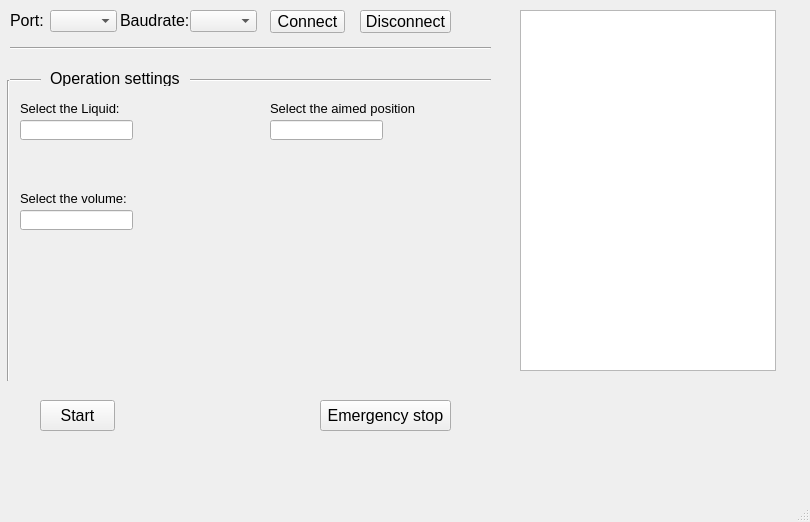
<?xml version="1.0" encoding="UTF-8"?>
<ui version="4.0">
 <class>MainWindow</class>
 <widget class="QMainWindow" name="MainWindow">
  <property name="geometry">
   <rect>
    <x>0</x>
    <y>0</y>
    <width>810</width>
    <height>522</height>
   </rect>
  </property>
  <property name="windowTitle">
   <string>LHR</string>
  </property>
  <widget class="QWidget" name="centralwidget">
   <widget class="QLabel" name="label">
    <property name="geometry">
     <rect>
      <x>10</x>
      <y>10</y>
      <width>41</width>
      <height>21</height>
     </rect>
    </property>
    <property name="font">
     <font>
      <family>Arial</family>
      <pointsize>12</pointsize>
     </font>
    </property>
    <property name="text">
     <string>Port:</string>
    </property>
    <property name="textFormat">
     <enum>Qt::AutoText</enum>
    </property>
   </widget>
   <widget class="QComboBox" name="comboBox">
    <property name="geometry">
     <rect>
      <x>50</x>
      <y>10</y>
      <width>67</width>
      <height>22</height>
     </rect>
    </property>
   </widget>
   <widget class="QLabel" name="label_2">
    <property name="geometry">
     <rect>
      <x>120</x>
      <y>10</y>
      <width>81</width>
      <height>21</height>
     </rect>
    </property>
    <property name="font">
     <font>
      <family>Arial</family>
      <pointsize>12</pointsize>
     </font>
    </property>
    <property name="text">
     <string>Baudrate:</string>
    </property>
   </widget>
   <widget class="QComboBox" name="comboBox_2">
    <property name="geometry">
     <rect>
      <x>190</x>
      <y>10</y>
      <width>67</width>
      <height>22</height>
     </rect>
    </property>
   </widget>
   <widget class="QPushButton" name="pushButton">
    <property name="geometry">
     <rect>
      <x>270</x>
      <y>10</y>
      <width>75</width>
      <height>23</height>
     </rect>
    </property>
    <property name="font">
     <font>
      <family>Arial</family>
      <pointsize>12</pointsize>
     </font>
    </property>
    <property name="text">
     <string>Connect</string>
    </property>
   </widget>
   <widget class="QPushButton" name="pushButton_2">
    <property name="geometry">
     <rect>
      <x>360</x>
      <y>10</y>
      <width>91</width>
      <height>23</height>
     </rect>
    </property>
    <property name="font">
     <font>
      <family>Arial</family>
      <pointsize>12</pointsize>
     </font>
    </property>
    <property name="text">
     <string>Disconnect</string>
    </property>
   </widget>
   <widget class="Line" name="line">
    <property name="geometry">
     <rect>
      <x>10</x>
      <y>40</y>
      <width>481</width>
      <height>16</height>
     </rect>
    </property>
    <property name="orientation">
     <enum>Qt::Horizontal</enum>
    </property>
   </widget>
   <widget class="QLabel" name="label_3">
    <property name="geometry">
     <rect>
      <x>50</x>
      <y>70</y>
      <width>141</width>
      <height>16</height>
     </rect>
    </property>
    <property name="font">
     <font>
      <family>Arial</family>
      <pointsize>12</pointsize>
     </font>
    </property>
    <property name="text">
     <string>Operation settings</string>
    </property>
   </widget>
   <widget class="Line" name="line_2">
    <property name="geometry">
     <rect>
      <x>10</x>
      <y>70</y>
      <width>31</width>
      <height>20</height>
     </rect>
    </property>
    <property name="orientation">
     <enum>Qt::Horizontal</enum>
    </property>
   </widget>
   <widget class="Line" name="line_3">
    <property name="geometry">
     <rect>
      <x>0</x>
      <y>80</y>
      <width>16</width>
      <height>301</height>
     </rect>
    </property>
    <property name="orientation">
     <enum>Qt::Vertical</enum>
    </property>
   </widget>
   <widget class="QLabel" name="label_4">
    <property name="geometry">
     <rect>
      <x>20</x>
      <y>100</y>
      <width>221</width>
      <height>16</height>
     </rect>
    </property>
    <property name="font">
     <font>
      <family>Arial</family>
      <pointsize>10</pointsize>
     </font>
    </property>
    <property name="text">
     <string>Select the Liquid:</string>
    </property>
   </widget>
   <widget class="Line" name="line_4">
    <property name="geometry">
     <rect>
      <x>190</x>
      <y>70</y>
      <width>301</width>
      <height>21</height>
     </rect>
    </property>
    <property name="orientation">
     <enum>Qt::Horizontal</enum>
    </property>
   </widget>
   <widget class="QLineEdit" name="lineEdit">
    <property name="geometry">
     <rect>
      <x>20</x>
      <y>210</y>
      <width>113</width>
      <height>20</height>
     </rect>
    </property>
    <property name="text">
     <string/>
    </property>
   </widget>
   <widget class="QLabel" name="label_5">
    <property name="geometry">
     <rect>
      <x>20</x>
      <y>190</y>
      <width>131</width>
      <height>16</height>
     </rect>
    </property>
    <property name="font">
     <font>
      <family>Arial</family>
      <pointsize>10</pointsize>
     </font>
    </property>
    <property name="text">
     <string>Select the volume:</string>
    </property>
   </widget>
   <widget class="QPushButton" name="pushButton_3">
    <property name="geometry">
     <rect>
      <x>40</x>
      <y>400</y>
      <width>75</width>
      <height>31</height>
     </rect>
    </property>
    <property name="font">
     <font>
      <family>Arial</family>
      <pointsize>12</pointsize>
     </font>
    </property>
    <property name="text">
     <string>Start</string>
    </property>
   </widget>
   <widget class="QPushButton" name="pushButton_4">
    <property name="geometry">
     <rect>
      <x>320</x>
      <y>400</y>
      <width>131</width>
      <height>31</height>
     </rect>
    </property>
    <property name="font">
     <font>
      <family>Arial</family>
      <pointsize>12</pointsize>
     </font>
    </property>
    <property name="text">
     <string>Emergency stop</string>
    </property>
   </widget>
   <widget class="QTextBrowser" name="textBrowser">
    <property name="geometry">
     <rect>
      <x>520</x>
      <y>10</y>
      <width>256</width>
      <height>361</height>
     </rect>
    </property>
   </widget>
   <widget class="QLineEdit" name="lineEdit_2">
    <property name="geometry">
     <rect>
      <x>20</x>
      <y>120</y>
      <width>113</width>
      <height>20</height>
     </rect>
    </property>
   </widget>
   <widget class="QLabel" name="label_6">
    <property name="geometry">
     <rect>
      <x>270</x>
      <y>100</y>
      <width>171</width>
      <height>16</height>
     </rect>
    </property>
    <property name="font">
     <font>
      <family>Arial</family>
      <pointsize>10</pointsize>
     </font>
    </property>
    <property name="text">
     <string>Select the aimed position</string>
    </property>
   </widget>
   <widget class="QLineEdit" name="lineEdit_3">
    <property name="geometry">
     <rect>
      <x>270</x>
      <y>120</y>
      <width>113</width>
      <height>20</height>
     </rect>
    </property>
   </widget>
  </widget>
  <widget class="QMenuBar" name="menubar">
   <property name="geometry">
    <rect>
     <x>0</x>
     <y>0</y>
     <width>810</width>
     <height>22</height>
    </rect>
   </property>
  </widget>
  <widget class="QStatusBar" name="statusbar"/>
 </widget>
 <resources/>
 <connections/>
</ui>
